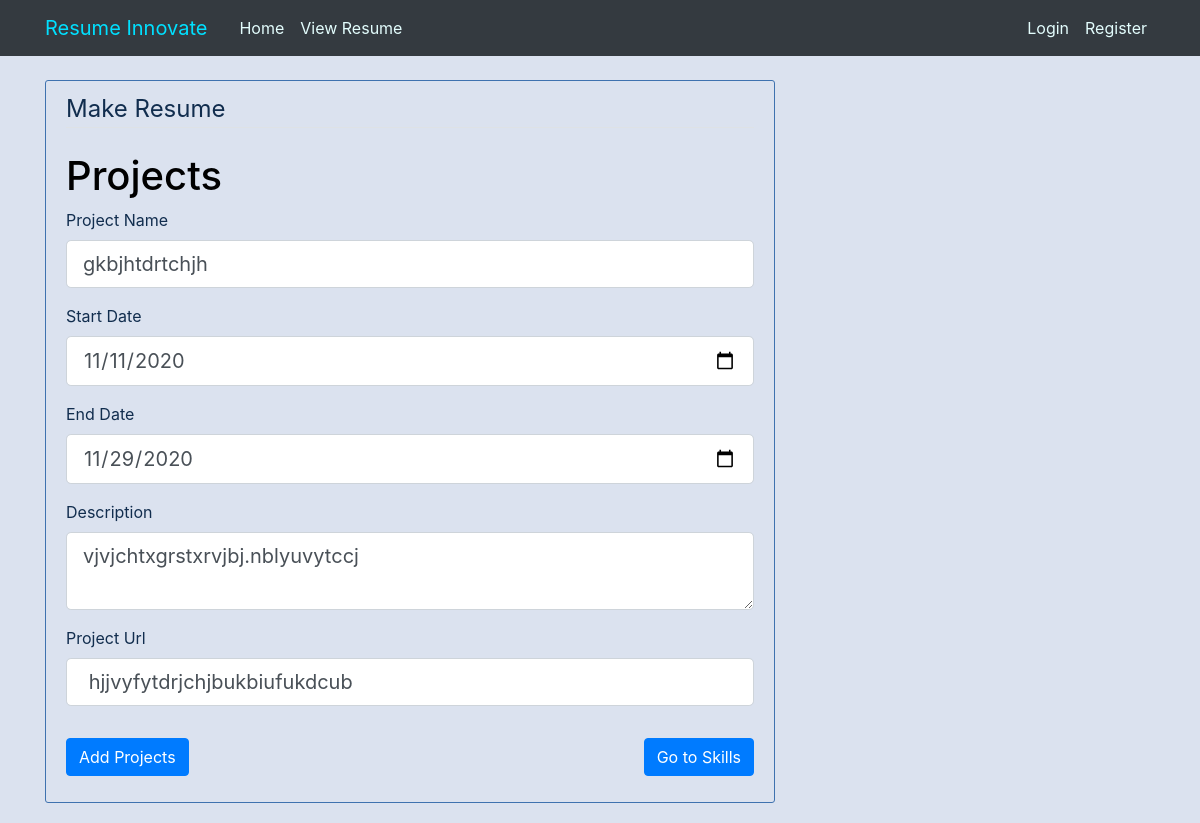
The page /resume/new/projects/1/update on the database as committed earlier.
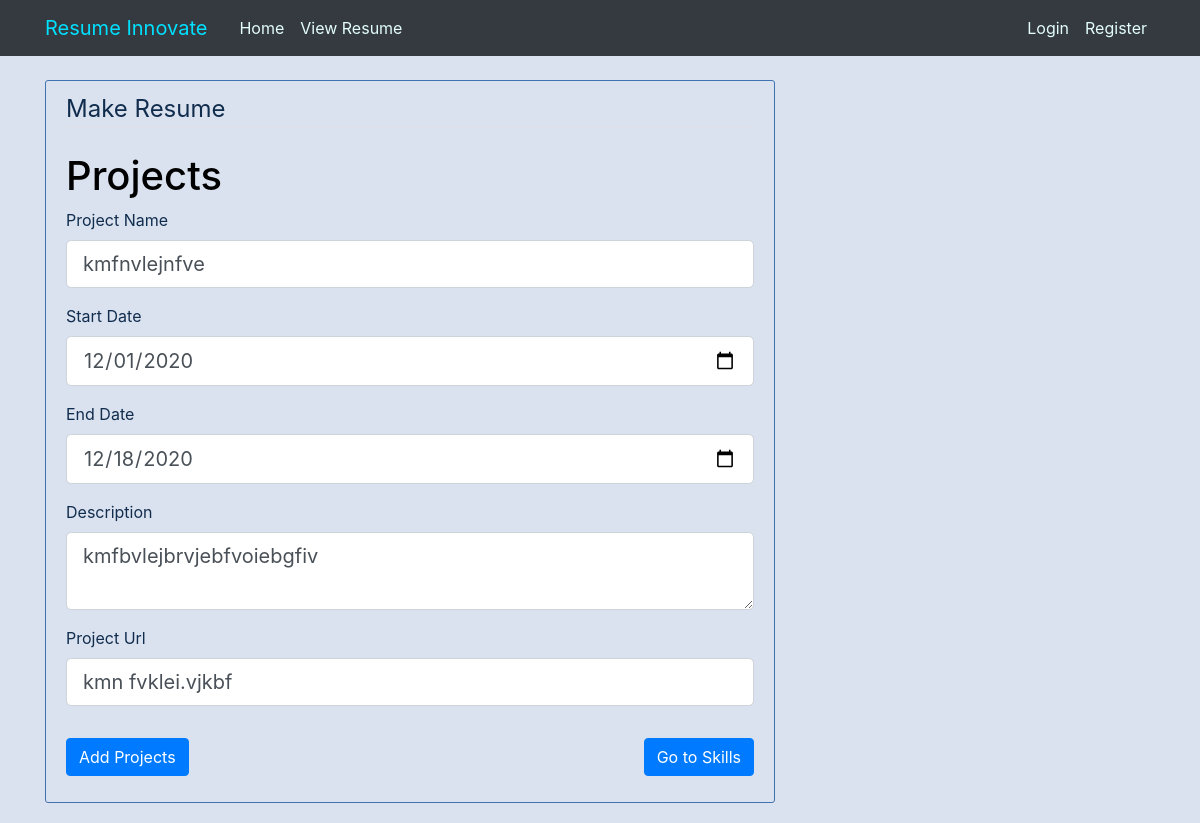
The same page on the database as committed later.
### resume/models.py (models this page shows, shortened)
class projects(db.Model):
    id = db.Column(db.Integer, primary_key=True)
    projectname = db.Column(db.String(100),nullable=False)
    startpro = db.Column(db.DateTime,nullable=False,default=datetime.today())
    endpro = db.Column(db.DateTime,nullable=False,default=datetime.today())
    description = db.Column(db.Text,default=None)
    url = db.Column(db.String(100),default=None)
    user_id= db.Column(db.Integer,db.ForeignKey('user.id'),nullable=False)

### resume/routes.py (the view)
@app.route("/resume/new/projects/<int:project_id>/update",methods=["GET","POST"])
def update_pro(project_id):
    proview = projects.query.get_or_404(project_id)
    form = userpro()
    if form.validate_on_submit():
        proview.projectname = form.projectname.data
        proview.startpro = form.startpro.data
        proview.endpro = form.endpro.data
        proview.description = form.description.data
        proview.url  = form.url.data
        db.session.commit()
        flash('Your project details have been updated!', 'success')
        return redirect(url_for('postprojects'))
    elif request.method == 'GET':
        form.projectname.data= proview.projectname
        form.startpro.data = proview.startpro
        form.endpro.data =  proview.endpro
        form.description.data =  proview.description
        form.url.data = proview.url
    return render_template("projects.html",title="Update Projects",form=form)

### resume/forms.py (shortened to what this page needs)
class userpro(FlaskForm):
    projectname = StringField("Project Name",
        validators=[DataRequired(),Length(min=3)])
    startpro = DateField('Start Date', format='%Y-%m-%d',
         validators=[DataRequired()])
    endpro  = DateField('End Date', format='%Y-%m-%d',
        validators=[DataRequired()])
    description = TextAreaField("Description",
        validators=[Length(min=10)])
    url = StringField("Project Url",
        validators=[Length(min=5)])
    submit = SubmitField("Add Projects")

### resume/templates/projects.html (shortened to what this page needs)
{% extends "layout.html" %} {% block content %}
<div class="content-section">
    <form method="POST" action="">
        <fieldset class="form-group" id="cloneunder">
            <legend class="border-bottom mb-4">Make Resume</legend>
            <h1>Projects</h1>
            <div id="skillclass">
                <div class="form-group">
                    {{ form.projectname.label(class="form-control-label") }} {% if form.projectname.errors %} {{ form.projectname(class="form-control form-control-lg is-invalid") }}
                    <div class="invalid-feedback">
                        {% for error in form.projectname.errors %}
                        <span>{{error}}</span> {% endfor %}
                    </div>
                    {% else %} {{ form.projectname(class="form-control form-control-lg") }} {% endif %}
                </div>
                <div class="form-group">
                    {{ form.startpro.label(class="form-control-label") }} {% if form.startpro.errors %} {{ form.startpro(class="form-control form-control-lg is-invalid") }}
                    <div class="invalid-feedback">
                        {% for error in form.startpro.errors %}
                        <span>{{error}}</span> {% endfor %}
                    </div>
                    {% else %} {{ form.startpro(class="form-control form-control-lg") }} {% endif %}
                </div>
                <div class="form-group">
                    {{ form.endpro.label(class="form-control-label") }} {% if form.endpro.errors %} {{ form.endpro(class="form-control form-control-lg is-invalid") }}
                    <div class="invalid-feedback">
                        {% for error in form.endpro.errors %}
                        <span>{{error}}</span> {% endfor %}
                    </div>
                    {% else %} {{ form.endpro(class="form-control form-control-lg") }} {% endif %}
                </div>
                <div class="form-group">
                    {{ form.description.label(class="form-control-label") }} {% if form.description.errors %} {{ form.description(class="form-control form-control-lg is-invalid") }}
                    <div class="invalid-feedback">
                        {% for error in form.description.errors %}
                        <span>{{error}}</span> {% endfor %}
                    </div>
                    {% else %} {{ form.description(class="form-control form-control-lg") }} {% endif %}
                </div>
                <div class="form-group">
                    {{ form.url.label(class="form-control-label") }} {% if form.url.errors %} {{ form.url(class="form-control form-control-lg is-invalid") }}
                    <div class="invalid-feedback">
                        {% for error in form.url.errors %}
                        <span>{{error}}</span> {% endfor %}
                    </div>
                    {% else %} {{ form.url(class="form-control form-control-lg") }} {% endif %}
                </div>
            </div>
        </fieldset>
        <a href="/resume/new/skills" class="btn btn-primary" style="float: right;">Go to Skills</a>
        <div class="form-group">
            {{ form.submit(class="btn btn-primary" ) }}
        </div>
    </form>
</div>
 {% endblock content %}

Rows that differ between the two databases and show on the page:
changed projects: projectname "gkbjhtdrtchjh" → "kmfnvlejnfve"; startpro "11/11/2020" → "12/01/2020"; endpro "11/29/2020" → "12/18/2020"; description "vjvjchtxgrstxrvjbj.nblyuvytccj" → "kmfbvlejbrvjebfvoiebgfiv"; url "hjjvyfytdrjchjbukbiufukdcub" → "kmn fvklei.vjkbf"
